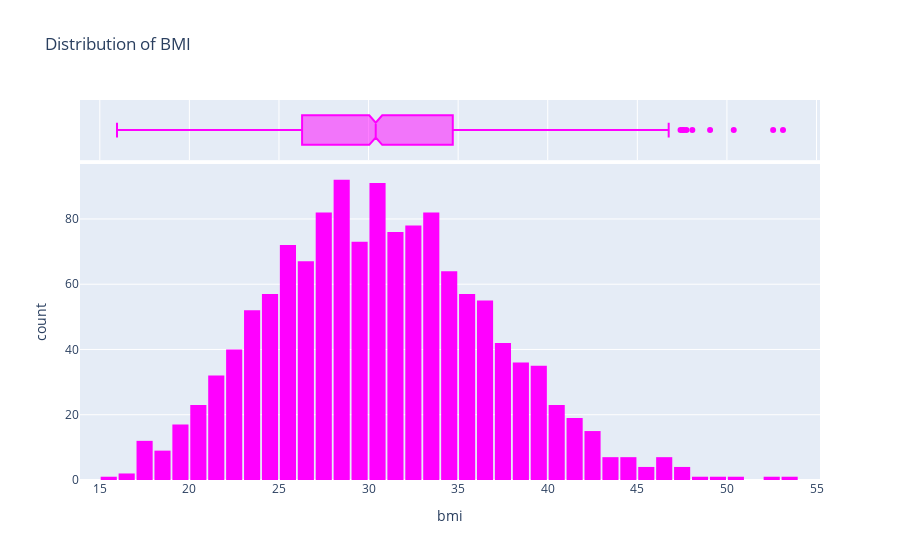

Notebook cell for this chart:
### Code cell
fig = px.histogram(medical_df,
                   x='bmi',
                   marginal='box',
                   color_discrete_sequence = ['magenta'],
                   title='Distribution of BMI'
)
fig.update_layout(bargap=0.1)
fig.show()

### Figure 1 — Plotly figure (JSON) as saved in the notebook; plotly's stock layout.template omitted (floating-point values rounded to 4 significant figures; data arrays with more than 128 entries replaced by an {"elided": "..."} marker saying what was removed)
{"data": [{"alignmentgroup": "True", "bingroup": "x", "hovertemplate": "bmi=%{x}<br>count=%{y}<extra></extra>", "legendgroup": "", "marker": {"color": "magenta", "pattern": {"shape": ""}}, "name": "", "offsetgroup": "", "orientation": "v", "showlegend": false, "type": "histogram", "x": {"elided": "1338 float values"}, "xaxis": "x", "yaxis": "y"}, {"alignmentgroup": "True", "hovertemplate": "bmi=%{x}<extra></extra>", "legendgroup": "", "marker": {"color": "magenta"}, "name": "", "notched": true, "offsetgroup": "", "showlegend": false, "type": "box", "x": {"elided": "1338 float values"}, "xaxis": "x2", "yaxis": "y2"}], "layout": {"bargap": 0.1, "barmode": "relative", "legend": {"tracegroupgap": 0}, "title": {"text": "Distribution of BMI"}, "xaxis": {"anchor": "y", "domain": [0, 1], "title": {"text": "bmi"}}, "xaxis2": {"anchor": "y2", "domain": [0, 1], "matches": "x", "showgrid": true, "showticklabels": false}, "yaxis": {"anchor": "x", "domain": [0, 0.8316], "title": {"text": "count"}}, "yaxis2": {"anchor": "x2", "domain": [0.8416, 1], "matches": "y2", "showgrid": false, "showline": false, "showticklabels": false, "ticks": ""}}}
